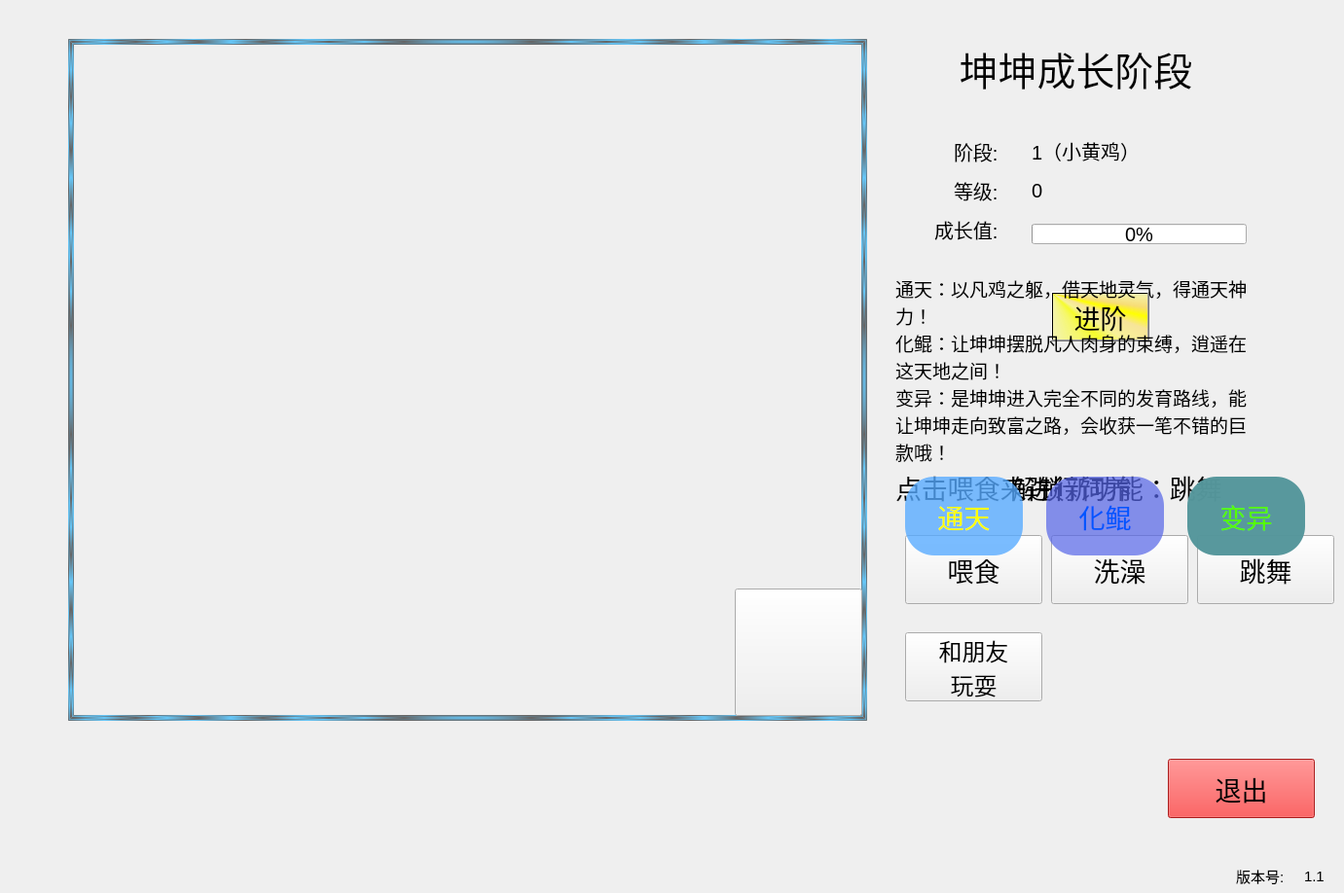
<?xml version="1.0" encoding="UTF-8"?>
<ui version="4.0">
 <class>Widget</class>
 <widget class="QWidget" name="Widget">
  <property name="geometry">
   <rect>
    <x>0</x>
    <y>0</y>
    <width>1381</width>
    <height>918</height>
   </rect>
  </property>
  <property name="font">
   <font>
    <pointsize>11</pointsize>
   </font>
  </property>
  <property name="windowTitle">
   <string>Widget</string>
  </property>
  <widget class="QLabel" name="label">
   <property name="geometry">
    <rect>
     <x>70</x>
     <y>40</y>
     <width>821</width>
     <height>701</height>
    </rect>
   </property>
   <property name="styleSheet">
    <string notr="true">border:6px solid black;
border-color: qradialgradient(spread:repeat, cx:0.5, cy:0.5, radius:0.077, fx:0.5, fy:0.5, stop:0 rgba(0, 169, 255, 147), stop:0.497326 rgba(0, 0, 0, 147), stop:1 rgba(0, 169, 255, 147));</string>
   </property>
   <property name="frameShape">
    <enum>QFrame::WinPanel</enum>
   </property>
   <property name="frameShadow">
    <enum>QFrame::Plain</enum>
   </property>
   <property name="text">
    <string/>
   </property>
  </widget>
  <widget class="QPushButton" name="seed_food">
   <property name="geometry">
    <rect>
     <x>930</x>
     <y>550</y>
     <width>141</width>
     <height>71</height>
    </rect>
   </property>
   <property name="font">
    <font>
     <pointsize>20</pointsize>
    </font>
   </property>
   <property name="styleSheet">
    <string notr="true">QPushButton {
	;
}

QPushButton:hover {
	border:3px solid black;
	background-color:rgba(105, 150, 205, 200);
}

QPushButton:pressed {
	background-color:rgba(85, 170, 255, 200);
}</string>
   </property>
   <property name="text">
    <string>喂食</string>
   </property>
  </widget>
  <widget class="QPushButton" name="exit">
   <property name="geometry">
    <rect>
     <x>1200</x>
     <y>780</y>
     <width>151</width>
     <height>61</height>
    </rect>
   </property>
   <property name="font">
    <font>
     <pointsize>20</pointsize>
    </font>
   </property>
   <property name="styleSheet">
    <string notr="true">QPushButton {
	background-color: rgb(239, 41, 41);
}

QPushButton:hover {
	border:3px solid black;
}

QPushButton:pressed {
	background-color:rgba(85, 170, 255, 200);
}</string>
   </property>
   <property name="text">
    <string>退出</string>
   </property>
  </widget>
  <widget class="QLabel" name="kunkun_name">
   <property name="geometry">
    <rect>
     <x>940</x>
     <y>30</y>
     <width>331</width>
     <height>81</height>
    </rect>
   </property>
   <property name="font">
    <font>
     <pointsize>30</pointsize>
    </font>
   </property>
   <property name="layoutDirection">
    <enum>Qt::LeftToRight</enum>
   </property>
   <property name="text">
    <string>坤坤成长阶段</string>
   </property>
   <property name="alignment">
    <set>Qt::AlignCenter</set>
   </property>
  </widget>
  <widget class="QProgressBar" name="kunkun_growup_value">
   <property name="geometry">
    <rect>
     <x>1060</x>
     <y>230</y>
     <width>221</width>
     <height>21</height>
    </rect>
   </property>
   <property name="font">
    <font>
     <pointsize>15</pointsize>
    </font>
   </property>
   <property name="styleSheet">
    <string notr="true"/>
   </property>
   <property name="value">
    <number>0</number>
   </property>
  </widget>
  <widget class="QLabel" name="label_4">
   <property name="geometry">
    <rect>
     <x>980</x>
     <y>180</y>
     <width>71</width>
     <height>31</height>
    </rect>
   </property>
   <property name="font">
    <font>
     <pointsize>15</pointsize>
    </font>
   </property>
   <property name="text">
    <string>等级:</string>
   </property>
  </widget>
  <widget class="QLabel" name="kunkun_level">
   <property name="geometry">
    <rect>
     <x>1060</x>
     <y>180</y>
     <width>41</width>
     <height>31</height>
    </rect>
   </property>
   <property name="font">
    <font>
     <pointsize>15</pointsize>
    </font>
   </property>
   <property name="text">
    <string>0</string>
   </property>
  </widget>
  <widget class="QLabel" name="label_5">
   <property name="geometry">
    <rect>
     <x>960</x>
     <y>220</y>
     <width>91</width>
     <height>31</height>
    </rect>
   </property>
   <property name="font">
    <font>
     <pointsize>15</pointsize>
    </font>
   </property>
   <property name="text">
    <string>成长值:</string>
   </property>
  </widget>
  <widget class="QLabel" name="tishi">
   <property name="geometry">
    <rect>
     <x>1220</x>
     <y>20</y>
     <width>151</width>
     <height>141</height>
    </rect>
   </property>
   <property name="font">
    <font>
     <family>Tlwg Typist</family>
     <pointsize>50</pointsize>
     <weight>50</weight>
     <italic>false</italic>
     <bold>false</bold>
    </font>
   </property>
   <property name="styleSheet">
    <string notr="true">image: url(:/pic/shengji0.png);
color: rgb(239, 41, 41);

</string>
   </property>
   <property name="text">
    <string/>
   </property>
   <property name="alignment">
    <set>Qt::AlignCenter</set>
   </property>
  </widget>
  <widget class="QLabel" name="label_3">
   <property name="geometry">
    <rect>
     <x>1270</x>
     <y>890</y>
     <width>61</width>
     <height>21</height>
    </rect>
   </property>
   <property name="font">
    <font>
     <pointsize>11</pointsize>
    </font>
   </property>
   <property name="text">
    <string>版本号:</string>
   </property>
  </widget>
  <widget class="QLabel" name="label_2">
   <property name="geometry">
    <rect>
     <x>1340</x>
     <y>890</y>
     <width>31</width>
     <height>21</height>
    </rect>
   </property>
   <property name="font">
    <font>
     <pointsize>11</pointsize>
    </font>
   </property>
   <property name="text">
    <string>1.1</string>
   </property>
  </widget>
  <widget class="QPushButton" name="volumn_switch">
   <property name="geometry">
    <rect>
     <x>755</x>
     <y>605</y>
     <width>131</width>
     <height>131</height>
    </rect>
   </property>
   <property name="font">
    <font>
     <pointsize>11</pointsize>
    </font>
   </property>
   <property name="styleSheet">
    <string notr="true"/>
   </property>
   <property name="text">
    <string/>
   </property>
  </widget>
  <widget class="QLabel" name="jinhua_label">
   <property name="geometry">
    <rect>
     <x>1280</x>
     <y>230</y>
     <width>67</width>
     <height>21</height>
    </rect>
   </property>
   <property name="font">
    <font>
     <pointsize>15</pointsize>
     <weight>75</weight>
     <bold>true</bold>
    </font>
   </property>
   <property name="styleSheet">
    <string notr="true">color: rgb(239, 41, 41);</string>
   </property>
   <property name="text">
    <string/>
   </property>
  </widget>
  <widget class="QLabel" name="kunkun_stage">
   <property name="geometry">
    <rect>
     <x>1060</x>
     <y>134</y>
     <width>151</width>
     <height>41</height>
    </rect>
   </property>
   <property name="font">
    <font>
     <pointsize>15</pointsize>
    </font>
   </property>
   <property name="text">
    <string>1（小黄鸡）</string>
   </property>
  </widget>
  <widget class="QLabel" name="label_6">
   <property name="geometry">
    <rect>
     <x>980</x>
     <y>140</y>
     <width>61</width>
     <height>31</height>
    </rect>
   </property>
   <property name="font">
    <font>
     <pointsize>15</pointsize>
    </font>
   </property>
   <property name="text">
    <string>阶段:</string>
   </property>
  </widget>
  <widget class="QPushButton" name="jinjie">
   <property name="geometry">
    <rect>
     <x>1080</x>
     <y>300</y>
     <width>101</width>
     <height>51</height>
    </rect>
   </property>
   <property name="font">
    <font>
     <pointsize>20</pointsize>
    </font>
   </property>
   <property name="styleSheet">
    <string notr="true">QPushButton {
	
	
	background-color: qconicalgradient(cx:0, cy:0, angle:135, stop:0 rgba(255, 255, 0, 69), stop:0.375 rgba(255, 255, 0, 69), stop:0.423533 rgba(251, 255, 0, 145), stop:0.45 rgba(247, 255, 0, 208), stop:0.477581 rgba(255, 244, 71, 130), stop:0.518717 rgba(255, 218, 71, 130), stop:0.55 rgba(255, 255, 0, 255), stop:0.57754 rgba(255, 203, 0, 130), stop:0.625 rgba(255, 255, 0, 69), stop:1 rgba(255, 255, 0, 69));
}

QPushButton:hover {
	border:1px solid black;
	background-color:rgba(105, 150, 205, 200);
}

QPushButton:pressed {
	background-color:rgba(85, 170, 255, 200);
}</string>
   </property>
   <property name="text">
    <string>进阶</string>
   </property>
  </widget>
  <widget class="QPushButton" name="dance">
   <property name="geometry">
    <rect>
     <x>1230</x>
     <y>550</y>
     <width>141</width>
     <height>71</height>
    </rect>
   </property>
   <property name="font">
    <font>
     <pointsize>20</pointsize>
    </font>
   </property>
   <property name="styleSheet">
    <string notr="true">QPushButton {
	;
}

QPushButton:hover {
	border:3px solid black;
	background-color:rgba(105, 150, 205, 200);
}

QPushButton:pressed {
	background-color:rgba(85, 170, 255, 200);
}</string>
   </property>
   <property name="text">
    <string>跳舞</string>
   </property>
  </widget>
  <widget class="QLabel" name="tiaowu_tishi">
   <property name="geometry">
    <rect>
     <x>1040</x>
     <y>460</y>
     <width>331</width>
     <height>81</height>
    </rect>
   </property>
   <property name="font">
    <font>
     <pointsize>20</pointsize>
    </font>
   </property>
   <property name="text">
    <string>解锁新功能：跳舞</string>
   </property>
  </widget>
  <widget class="QLabel" name="weishi_tishi">
   <property name="geometry">
    <rect>
     <x>920</x>
     <y>460</y>
     <width>391</width>
     <height>81</height>
    </rect>
   </property>
   <property name="font">
    <font>
     <pointsize>20</pointsize>
    </font>
   </property>
   <property name="text">
    <string>点击喂食来进行饲养</string>
   </property>
  </widget>
  <widget class="QPushButton" name="bathe">
   <property name="geometry">
    <rect>
     <x>1080</x>
     <y>550</y>
     <width>141</width>
     <height>71</height>
    </rect>
   </property>
   <property name="font">
    <font>
     <pointsize>20</pointsize>
    </font>
   </property>
   <property name="styleSheet">
    <string notr="true">QPushButton {
	;
}

QPushButton:hover {
	border:3px solid black;
	background-color:rgba(105, 150, 205, 200);
}

QPushButton:pressed {
	background-color:rgba(85, 170, 255, 200);
}</string>
   </property>
   <property name="text">
    <string>洗澡</string>
   </property>
  </widget>
  <widget class="QPushButton" name="pwf">
   <property name="geometry">
    <rect>
     <x>930</x>
     <y>650</y>
     <width>141</width>
     <height>71</height>
    </rect>
   </property>
   <property name="font">
    <font>
     <pointsize>18</pointsize>
    </font>
   </property>
   <property name="styleSheet">
    <string notr="true">QPushButton {
	;
}

QPushButton:hover {
	border:3px solid black;
	background-color:rgba(105, 150, 205, 200);
}

QPushButton:pressed {
	background-color:rgba(85, 170, 255, 200);
}</string>
   </property>
   <property name="text">
    <string>和朋友
玩耍</string>
   </property>
  </widget>
  <widget class="QWidget" name="zhongjijinhua_widget" native="true">
   <property name="geometry">
    <rect>
     <x>910</x>
     <y>270</y>
     <width>461</width>
     <height>451</height>
    </rect>
   </property>
   <property name="styleSheet">
    <string notr="true"/>
   </property>
   <widget class="QPushButton" name="tt_pushButton">
    <property name="geometry">
     <rect>
      <x>20</x>
      <y>220</y>
      <width>121</width>
      <height>81</height>
     </rect>
    </property>
    <property name="font">
     <font>
      <pointsize>20</pointsize>
     </font>
    </property>
    <property name="styleSheet">
     <string notr="true">QPushButton {
	background-color:rgba(85, 170, 255,200);
	color: rgb(255, 255, 0);
	border-radius:30px;
}

QPushButton:hover{
	border:3px solid black;
}

QPushButton:pressed{
	background-color:rgba(85, 170, 255,200);
}</string>
    </property>
    <property name="text">
     <string>通天</string>
    </property>
   </widget>
   <widget class="QPushButton" name="hk_pushButton">
    <property name="geometry">
     <rect>
      <x>165</x>
      <y>220</y>
      <width>121</width>
      <height>81</height>
     </rect>
    </property>
    <property name="font">
     <font>
      <pointsize>20</pointsize>
     </font>
    </property>
    <property name="styleSheet">
     <string notr="true">QPushButton {
	background-color:rgba(85, 100, 231,180);
	color: rgb(0, 85, 255);
	border-radius:30px;
}

QPushButton:hover{
	border:3px solid black;
}

QPushButton:pressed{
	background-color:rgba(85, 170, 255,200);
}</string>
    </property>
    <property name="text">
     <string>化鲲</string>
    </property>
   </widget>
   <widget class="QPushButton" name="by_pushButton">
    <property name="geometry">
     <rect>
      <x>310</x>
      <y>220</y>
      <width>121</width>
      <height>81</height>
     </rect>
    </property>
    <property name="font">
     <font>
      <pointsize>20</pointsize>
     </font>
    </property>
    <property name="styleSheet">
     <string notr="true">QPushButton {
	background-color:rgba(85, 150, 155,250);
	border-radius:30px;
	color: rgb(85, 255, 0);
}

QPushButton:hover{
	border:3px solid black;
}

QPushButton:pressed{
	background-color:rgba(85, 170, 255,200);
}</string>
    </property>
    <property name="text">
     <string>变异</string>
    </property>
   </widget>
   <widget class="QLabel" name="zzjh_label">
    <property name="geometry">
     <rect>
      <x>10</x>
      <y>10</y>
      <width>441</width>
      <height>201</height>
     </rect>
    </property>
    <property name="font">
     <font>
      <family>华文行楷</family>
      <pointsize>14</pointsize>
      <weight>50</weight>
      <italic>false</italic>
      <bold>false</bold>
     </font>
    </property>
    <property name="styleSheet">
     <string notr="true">font: 14pt &quot;华文行楷&quot;;</string>
    </property>
    <property name="text">
     <string>通天：以凡鸡之躯，借天地灵气，得通天神
力！
化鲲：让坤坤摆脱凡人肉身的束缚，逍遥在
这天地之间！
变异：是坤坤进入完全不同的发育路线，能
让坤坤走向致富之路，会收获一笔不错的巨
款哦！</string>
    </property>
   </widget>
  </widget>
 </widget>
 <layoutdefault spacing="6" margin="11"/>
 <resources/>
 <connections/>
</ui>
